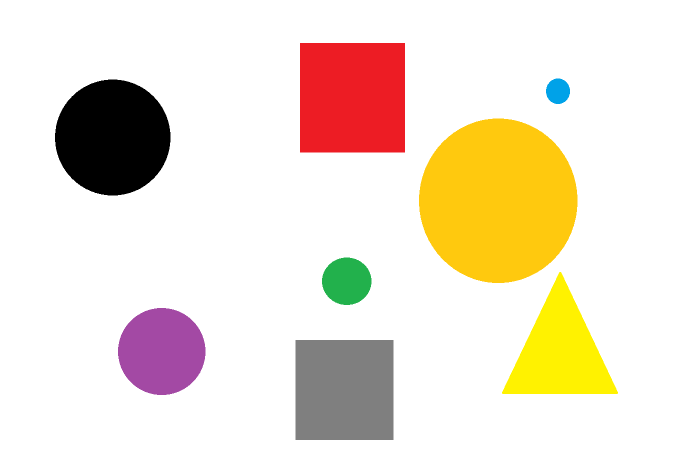
#> input picture ukalwa_blob/src/cvShapes.png, 1353 x 902 px, given in place of the camera (shown at 1/2 size)
$ python 'combined GRAY.py'   (Python 2 division)
#> lines starting #> are read from the running program, lines starting #| are printed output that depends on the picture; after the words box and inside, x2 and y2 are one past the last pixel; in counts of white or black regions, pixels touching at a corner belong together
import numpy as np
import cv2 as cv

# Gets new position of trackbar when bar is moved
def val(x):
	pass

# Function for responding to mouse click events
def click_event(event, x, y, flags, param):
	# Runs on left click
	if event == cv.EVENT_LBUTTONDOWN:
		print(x, " ", y)


def combined():
	# Initializes thresholds for blob detection
	params = cv.SimpleBlobDetector_Params()

	# Selects camera to use
	capture = cv.VideoCapture(0)

	# Checks if camera is found
	if not capture.isOpened():
		print("Cannot find camera")
		exit()

	# Dictates the size of the window created, based on array
	img = np.ones((1,509,1), np.uint8)

	cv.namedWindow('Settings')

	# Creates the different trackbars for blob detection thresholds
	# <bar name>, <win location>, <init val>, <max val>, <rtrn bar val>
	cv.createTrackbar('Low', 'Settings', 0, 255, val)
#> slider 'Low' is set to 51
	cv.createTrackbar('High', 'Settings', 255, 255, val)
	cv.createTrackbar('Min Area', 'Settings', 0, 300000, val)
#> slider 'Min Area' is set to 60000
	cv.createTrackbar('Max Area', 'Settings', 300000, 300000, val)
	cv.createTrackbar('Filter Circularity?', 'Settings', 0, 1, val)
#> slider 'Filter Circularity?' is set to 1
	cv.createTrackbar('Min Circ', 'Settings', 0, 1000, val)
#> slider 'Min Circ' is set to 200
	cv.createTrackbar('Max Circ', 'Settings', 1000, 1000, val)


	# Tells user how to close program
	print("Press 'q' to quit.")

	# Flag for initial setup of while loop for windows
	# This flag is for things I only want to run once in the loop
	init_window = True

	# Displays window until 'q' is pressed
	while(True):
		cv.imshow("Settings",img)

		# Captures each frame
		ret, frame = capture.read()
#> frame is the input picture: shape (902, 1353, 3); mean B, G, R 208.7, 225.4, 237.9

		# Creates GRAY frame
		grayFrame = cv.cvtColor(frame, cv.COLOR_BGR2GRAY)
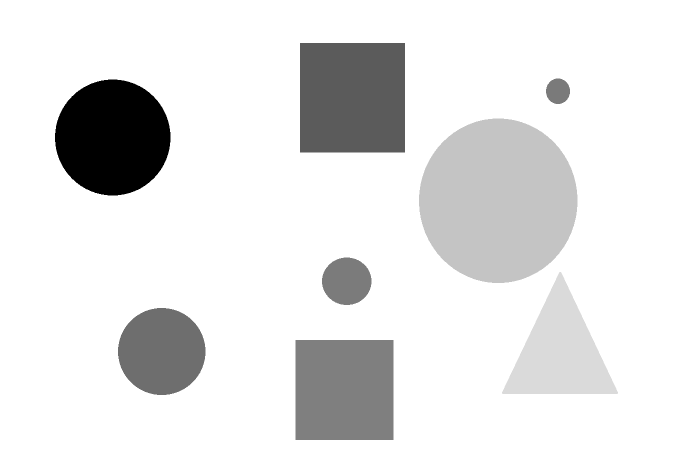
#> grayFrame: shape (902, 1353) (shown at 1/2 size); min 0, max 255, mean 227.2

		grayLow = cv.getTrackbarPos('Low', 'Settings')
		grayHigh = cv.getTrackbarPos('High', 'Settings')

		# Creates mask for grayFrame
		mask = cv.inRange(grayFrame,grayLow, grayHigh)
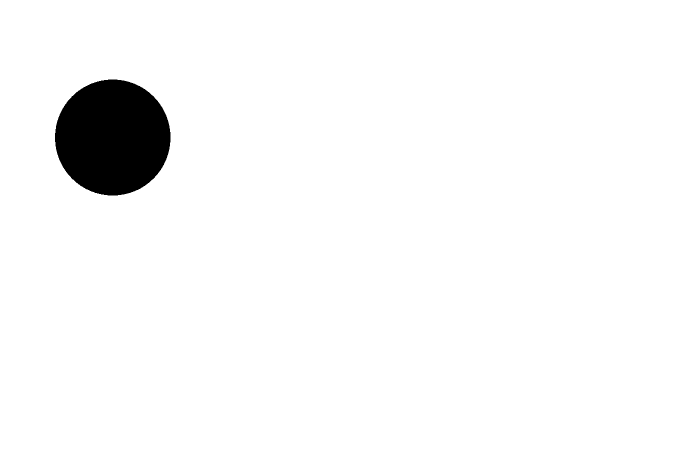
#> mask: shape (902, 1353) (shown at 1/2 size); 96.6% white; 1 black region, box (x1, y1, x2, y2) and area: (110, 159, 341, 391) 42034

		# Sets blob detection parameters to trackbar
		params.minThreshold = grayLow
		params.maxThreshold = grayHigh
		params.minArea = cv.getTrackbarPos('Min Area', 'Settings')
		params.maxArea = cv.getTrackbarPos('Max Area', 'Settings')
		if (cv.getTrackbarPos('Filter Circularity?', 'Settings') == 1):
			params.filterByCircularity = True
			params.minCircularity = cv.getTrackbarPos('Min Circ', 'Settings')/1000
			params.maxCircularity = cv.getTrackbarPos('Max Circ', 'Settings')/1000
		else:
			params.filterByCircularity = False

		#detector = cv.SimpleBlobDetector(params)
#> (the run stopped early here; a loop or call above may not have finished)
